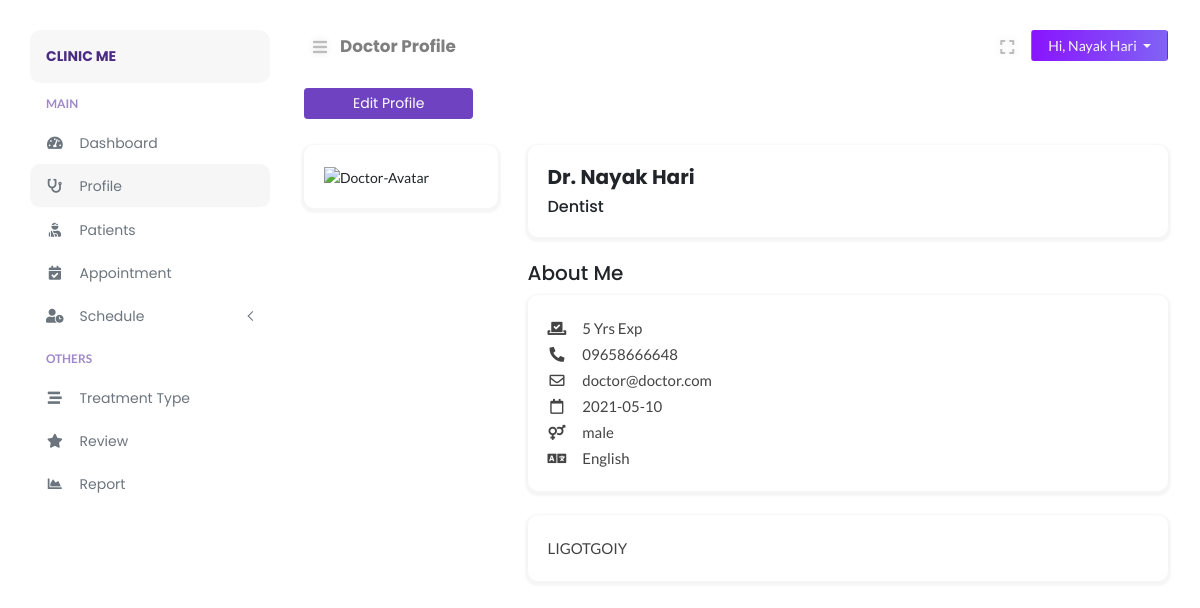
Screenshot of /doctor/doctor.php (signed in) with the database file from the repository.
### tables this page shows
CREATE TABLE `doctors` (
  `doctor_id` int(11) NOT NULL,
  `doctor_avatar` varchar(255) DEFAULT NULL,
  `doctor_firstname` varchar(255) DEFAULT NULL,
  `doctor_lastname` varchar(255) DEFAULT NULL,
  `doctor_speciality` varchar(255) DEFAULT NULL,
  `doctor_experience` varchar(10) DEFAULT NULL,
  `doctor_desc` text,
  `doctor_password` varchar(500) DEFAULT NULL,
  `doctor_token` varchar(500) DEFAULT NULL,
  `doctor_spoke` varchar(255) DEFAULT NULL,
  `doctor_gender` varchar(10) DEFAULT NULL,
  `doctor_dob` date DEFAULT NULL,
  `doctor_email` varchar(255) DEFAULT NULL,
  `doctor_contact` varchar(15) DEFAULT NULL,
  `consult_fee` int(11) DEFAULT NULL,
  `date_created` datetime DEFAULT NULL,
  `clinic_id` int(11) DEFAULT NULL,
  `business_id` int(11) DEFAULT NULL
);

CREATE TABLE `speciality` (
  `speciality_id` int(11) NOT NULL,
  `speciality_name` varchar(255) DEFAULT NULL,
  `speciality_icon` varchar(255) DEFAULT NULL
);

### doctor/includes/path.inc.php (called while the page is built, shortened)
<?php
$PATH = "doclab/doctor";
switch ($_SERVER["SCRIPT_NAME"]) {
    case '/'.$PATH.'/doctor.php':
        $CURRENT_PAGE = "Doctor Profile";
        break;
}

### doctor/includes/session.inc.php (called while the page is built, shortened)
<?php
$sess_email = $_SESSION["DoctorRoleEmail"];
$stmt = $conn->prepare("SELECT * FROM doctors WHERE doctor_email = ?");
$stmt->bind_param("s", $sess_email);
$stmt->execute();
$doctor_result = $stmt->get_result();
$doctor_row = $doctor_result->fetch_assoc();

### doctor/doctor.php (the view, shortened to what this page needs)
<?php
require_once('../config/autoload.php');
include('./includes/path.inc.php');
include('./includes/session.inc.php');
?>
<!DOCTYPE html>
<html lang="en">
<head>
</head>
<body>
    <div class="page-content" id="content">
        <?php include HEADER; ?>
        <div class="row">
            <div class="col-12 mt-3 mb-3">
                <a href="./doctor-edit.php" class="btn btn-primary btn-sm pull-right px-5">Edit Profile</a>
            </div>
            <div class="col-md-3">
                <div class="card">
                    <div class="card-body">
                        <?php
                        if ($doctor_row["doctor_avatar"] != "") {
                            echo '<img src="../uploads/' . $doctor_row["clinic_id"] . '/doctor'. '/' . $doctor_row["doctor_avatar"] . '" id="output" class="img-fluid thumbnail" alt="Doctor-Avatar" title="Doctor-Avatar">';
                        } else {
                            echo '<img src="./img/empty-avatar.jpg" id="output" class="img-fluid thumbnail" alt="Doctor-Avatar" title="Doctor-Avatar">';
                        }
                        ?>
                    </div>
                </div>
            </div>
            <div class="col-md-9">
                <div class="card">
                    <div class="card-body">
                        <h5 class="font-weight-bold mb-2">Dr. <?php echo $doctor_row["doctor_lastname"] . ' ' . $doctor_row["doctor_firstname"]; ?></h5>
                        <h6>
                            <?php
                            $table_result = mysqli_query($conn, "SELECT * FROM speciality WHERE speciality_id =  '".$doctor_row["doctor_speciality"]."' ");
                            while ($table_row = mysqli_fetch_assoc($table_result)) {
                                echo $table_row['speciality_name'];
                            }
                            ?>
                        </h6>
                    </div>
                </div>
                <div class="mt-3">
                    <h5>About Me</h5>
                    <div class="card">
                        <div class="card-body">
                            <p><i class="fas fa-vote-yea fa-fw mr-3"></i><?= $doctor_row["doctor_experience"]; ?> Yrs Exp</p>
                            <p><i class="fas fa-phone-alt fa-fw mr-3"></i><?= $doctor_row["doctor_contact"]; ?></p>
                            <p><i class="far fa-envelope fa-fw mr-3"></i><?= $doctor_row["doctor_email"]; ?></p>
                            <p><i class="far fa-calendar fa-fw mr-3"></i><?= $doctor_row["doctor_dob"]; ?></p>
                            <p><i class="fas fa-venus-mars fa-fw mr-3"></i><?= $doctor_row["doctor_gender"]; ?></p>
                            <p><i class="fas fa-language fa-fw mr-3"></i><?= $doctor_row["doctor_spoke"]; ?></p>
                        </div>
                    </div>
                </div>
                <div>
                    <div class="card">
                        <div class="card-body">
                            <p><?= $doctor_row["doctor_desc"]; ?></p>
                        </div>
                    </div>
                </div>
            </div>
        </div>
    </div>
</body>
</html>

### doctor/layouts/nav_header.php (shortened to what this page needs)
<nav class="navbar navbar-header mb-2">
    <ul class="nav mr-auto">
        <li class="nav-item">
            <button class="btn btn-sm btn-expand" id="sidebarCollapse"><i class="fa fa-bars"></i></button>
        </li>
        <li class="nav-item nav-title">
            <a href="<?php echo $_SERVER["REQUEST_URI"];?>"><?php echo $CURRENT_PAGE;?></a>
        </li>
    </ul>
    <ul class="nav ml-auto">
        <li class="nav-item mr-2">
            <button class="btn btn-sm btn-expand" id="full-view"><i class="fa fa-expand"></i></button>
        </li>
        <li class="nav-item">
            <div class="btn-group">
                <button type="button" class="btn btn-sm dropdown-toggle btn-profile px-3" data-toggle="dropdown" aria-haspopup="true"
                    aria-expanded="false">
                    Hi, <?php echo $doctor_row["doctor_lastname"].' '.$doctor_row["doctor_firstname"]; ?>
                </button>
            </div>
        </li>
    </ul>
</nav>

### assets/css/typography.css (style rules this page uses)
body { font-size: 14px; font-family: 'Lato', sans-serif; }
h1, h2, h3, h4, h5, h6 { margin: 0; font-family: 'Poppins', 'Helvetica', sans-serif; }
p { font-family: 'Lato', sans-serif; font-size: 15px; line-height: 26px; color: #444; margin-bottom: 0; }
a, a:visited { text-decoration: none; transition: all 0.3s ease-in-out; -webkit-transition: all 0.3s ease-in-out; -moz-transition: all 0.3s ease-in-out; -o-transition: all 0.3s ease-in-out; outline: 0; font-family: 'Poppins', 'Helvetica', sans-serif; }
ul, ol { margin-bottom: 0px; margin-top: 0px; padding: 0; }
ul { margin: 0; list-style-type: none; }
button { cursor: pointer; outline: none!important; letter-spacing: 0; }

### assets/css/default.css (style rules this page uses)
.navbar-header { padding: 0 !important; }
.nav-title { padding-top: 4px; margin-left: 4px; }
.nav-title a { font-weight: bold; font-size: 1.05rem; color: rgba(0, 0, 0, .5); }
.btn-profile { background: linear-gradient(to right, #8914fe 0%, #8063f5 100%); color: #f5f5f5; }
button.btn-expand { font-size: 16px !important; color: #bdbcbc; vertical-align: middle; text-shadow: 0 0 8px rgba(0, 0, 0, 0.12); -webkit-transition: color 0.3s ease 0s; transition: color 0.3s ease 0s; }
button#full-view { display: inline-block; }
body { overflow-x: hidden; background: #fff; }
.page-content { width: calc(100% - 15rem); margin-left: 16rem; transition: all 0.4s; padding: 1.9rem 3rem; }
:root { --primary-color: #6F42C2; }
.btn-primary { color: #fff; background-color: #6F42C2 !important; border-color: #6F42C2 !important; }
.card { margin: 10px 0; border-radius: 10px !important; border: 0; margin-bottom: 1.5rem; box-shadow: 0 2px 2px 3px rgba(0, 0, 0, .04); transition: all .2s ease-in-out; }

### assets/css/clinic/login.css (style rules this page uses)
html { min-height:100%; position:relative; }

### rows the page displays
doctors: doctor_lastname "Nayak", doctor_firstname "Hari", doctor_experience "5", doctor_contact "09658666648", doctor_email "doctor@doctor.com", doctor_dob "2021-05-10", doctor_gender "male", doctor_spoke "English", doctor_desc "LIGOTGOIY"
speciality: speciality_name "Dentist"

### other values shown
$BRAND_NAME "CLINIC ME"
$CURRENT_PAGE "Doctor Profile"
